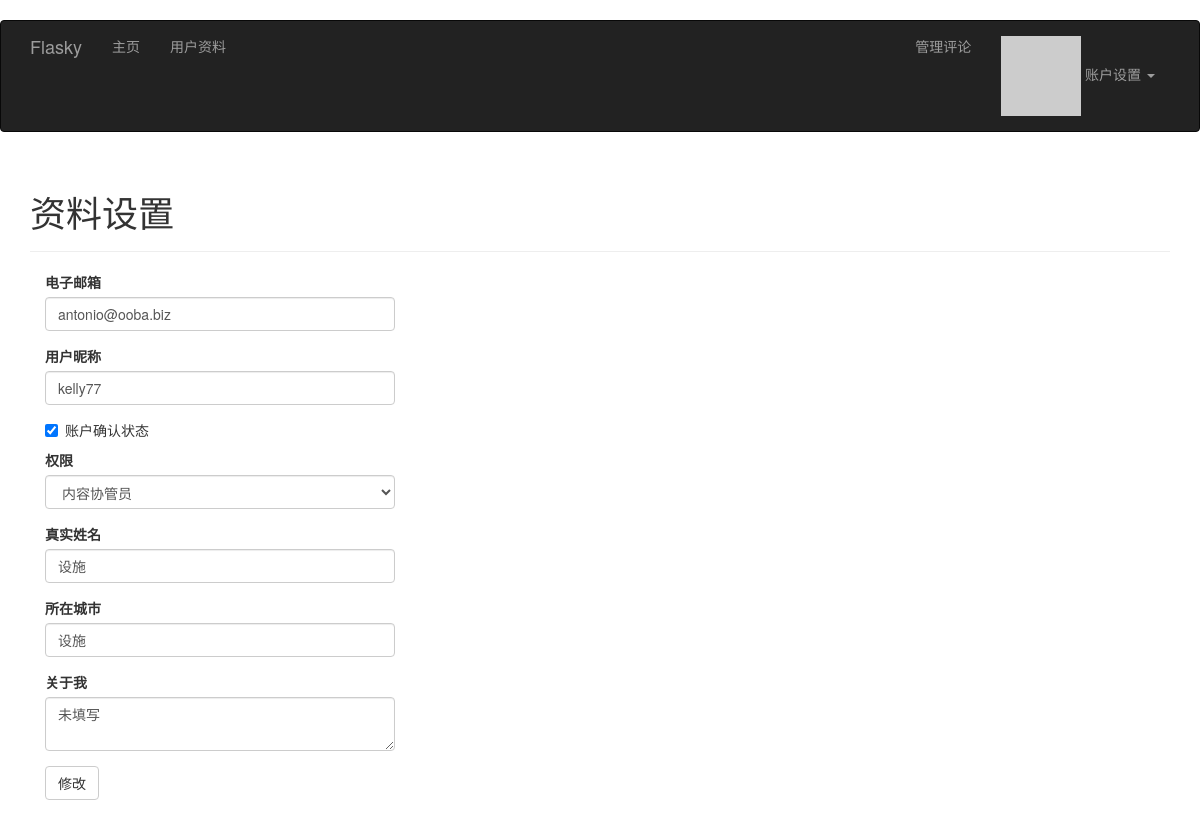
Page /edit-profile/2 (signed in) on the committed database.
### app/models.py (models this page shows, shortened)
class User(UserMixin, db.Model):
    __tablename__ = 'users'
    id = db.Column(db.Integer, primary_key=True)
    email = db.Column(db.String(64), unique=True, index=True)
    username = db.Column(db.String(64), unique=True, index=True)
    role_id = db.Column(db.Integer, db.ForeignKey('roles.id'))  # 使用role表的外键
    password_hash = db.Column(db.String(128))  # 注册账户,由密码生成hash值
    confirmed = db.Column(db.Boolean, default=False)  # 账户激活的状态,布尔值默认为False
    name = db.Column(db.String(64))
    location = db.Column(db.String(64))
    about_me = db.Column(db.Text)
    member_since = db.Column(db.DateTime, default=datetime.utcnow)
    last_seen = db.Column(db.DateTime, default=datetime.utcnow)
    avatar_hash = db.Column(db.String(64))  # 头像hash
    posts = db.relationship('Post', backref='author', lazy='dynamic')  # 作者与文章的一对多
    comments = db.relationship('Comment', backref='author', lazy='dynamic')  # 作者与评论的一对多
    followed = db.relationship('Follow',
                               foreign_keys=[Follow.follower_id],
                               backref=db.backref('follower', lazy='joined'),
                               lazy='dynamic',
                               cascade='all, delete-orphan')
    followers = db.relationship('Follow',
                                foreign_keys=[Follow.followed_id],
                                backref=db.backref('followed', lazy='joined'),
                                lazy='dynamic',
                                cascade='all, delete-orphan')
    def ping(self):  # 更新最后访问时间
        self.last_seen = datetime.utcnow()
        db.session.add(self)
    @property
    def password(self):
        raise AttributeError('密码是不可读的！！！')
    def can(self, permissions):  # 对用户的权限进行验证
        return self.role is not None and (self.role.permissions & permissions) == permissions
    def gravatar(self, size=100, default='identicon', rating='g'):
        if request.is_secure:
            url = 'https://secure.gravatar.com/avatar'
        else:
            url = 'http://www.gravatar.com/avatar'
        hash = self.avatar_hash or hashlib.md5(
            self.email.encode('utf-8')).hexdigest()
        return '{url}/{hash}?s={size}&d={default}&r={rating}'.format(
            url=url, hash=hash, size=size, default=default, rating=rating)

### app/main/views.py (the view, shortened to what this page needs)
@main.route('/edit-profile/<int:id>', methods=['GET', 'POST'])
@login_required
@admin_required
def edit_profile_admin(id):  # 修改用户资料,Admin才有资格
    user = User.query.get_or_404(id)
    form = EditProfileAdminForm(user=user)
    form.email.data = user.email
    form.username.data = user.username
    form.confirmed.data = user.confirmed
    form.role.data = user.role_id  # 用户的当前权限,使用user的外键表示,是数字
    form.name.data = current_user.name
    form.location.data = current_user.location
    form.about_me = current_user.about_me
    return render_template('edit_profile.html', form=form, user=user)

### app/main/forms.py (shortened to what this page needs)
class EditProfileAdminForm(FlaskForm):
    email = StringField('电子邮箱', validators=[DataRequired(), Length(1, 64), Email()])
    username = StringField('用户昵称', validators=[
        DataRequired(), Length(1, 64),
        Regexp('^[A-Za-z][A-Za-z0-9_.]*$', flags=0, message='用户名只能包含大小写字母,数字,小数点,下划线!')])
    confirmed = BooleanField('账户确认状态')
    role = SelectField('权限', coerce=int)
    name = StringField('真实姓名', default='未填写', validators=[Length(0, 64)])
    location = StringField('所在城市', default='未填写', validators=[Length(0, 64)])
    about_me = TextAreaField('关于我', default='未填写', validators=[Length(0, 64)])
    submit = SubmitField('修改')
    def __init__(self, user, *args, **kwargs):
        super(EditProfileAdminForm, self).__init__(*args, **kwargs)
        self.role.choices = [(role.id, role.name)
                             for role in Role.query.order_by(Role.name).all()]
        self.user = user

### app/auth/views.py (called while the page is built)
@auth.before_app_request
def before_request():
    if current_user.is_authenticated:
        current_user.ping()  # 更新用户的最后访问时间
        if not current_user.confirmed \
                and request.endpoint \
                and request.endpoint[:5] != 'auth.' \
                and request.endpoint != 'static':
            return redirect(url_for('auth.unconfirmed'))

### app/main/__init__.py (called while the page is built)
@main.app_context_processor  # 上下文处理器让变量在所有模板中可以使用
def inject_permissions():
    return dict(Permission=Permission)

### app/models.py (called while the page is built)
@login_manage.user_loader
def load_user(user_id):
    return User.query.get(int(user_id))

### app/templates/edit_profile.html (shortened to what this page needs)
{% extends 'base.html' %}
{% import 'bootstrap/wtf.html' as wtf %}
{% block page_content %}
<div class="page-header">
    <h1>资料设置</h1>
</div>
<div class="col-md-4">
    {{ wtf.quick_form(form) }}
</div>
{% endblock %}

### rows in the picture
User: email "antonio@ooba.biz", username "kelly77"
User: confirmed "☑", role "内容协管员", name "设施", location "设施", about_me "未填写"
